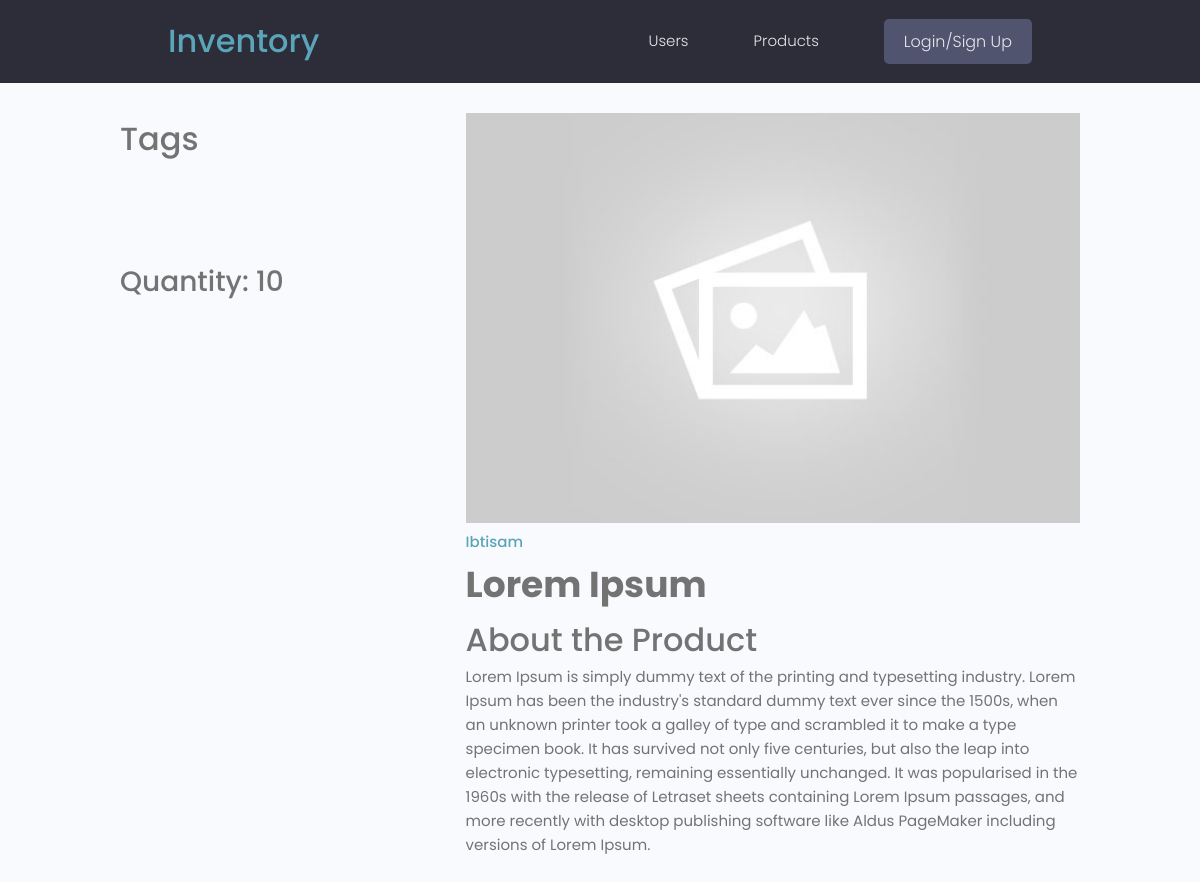
The page /products/product/a79cdf9f-d438-4318-894a-5292b5f9cbe8/ on the database its author committed.
### products/models.py (models this page shows, shortened)
class Product(models.Model):
    owner = models.ForeignKey(
        Profile, null=True, blank=True, on_delete=models.CASCADE)
    title = models.CharField(max_length=200)
    description = models.TextField(null=True, blank=True)
    featured_image = models.ImageField(
        null=True, blank=True, default="default.jpg")
    demo_link = models.CharField(max_length=2000, null=True, blank=True)
    source_link = models.CharField(max_length=2000, null=True, blank=True)
    tags = models.ManyToManyField('Tag', blank=True)
    vote_total = models.IntegerField(default=0, null=True, blank=True)
    vote_ratio = models.IntegerField(default=0, null=True, blank=True)
    quantity = models.IntegerField()
    created = models.DateTimeField(auto_now_add=True)
    id = models.UUIDField(default=uuid.uuid4, unique=True,
                          primary_key=True, editable=False)
    class Meta:
        ordering = ['-vote_ratio', '-vote_total', 'title']
    @property
    def imageURL(self):
        try:
            url = self.featured_image.url
        except:
            url = ''
        return url

### users/models.py (models this page shows, shortened)
class Profile(models.Model):
    user = models.OneToOneField(
        User, on_delete=models.CASCADE, null=True, blank=True)
    name = models.CharField(max_length=200, blank=True, null=True)
    email = models.EmailField(max_length=500, blank=True, null=True)
    username = models.CharField(max_length=200, blank=True, null=True)
    location = models.CharField(max_length=200, blank=True, null=True)
    short_intro = models.CharField(max_length=200, blank=True, null=True)
    bio = models.TextField(blank=True, null=True)
    profile_image = models.ImageField(
        null=True, blank=True, upload_to='profiles/', default="profiles/user-default.png")
    social_github = models.CharField(max_length=200, blank=True, null=True)
    social_twitter = models.CharField(max_length=200, blank=True, null=True)
    social_linkedin = models.CharField(max_length=200, blank=True, null=True)
    social_youtube = models.CharField(max_length=200, blank=True, null=True)
    social_website = models.CharField(max_length=200, blank=True, null=True)
    created = models.DateTimeField(auto_now_add=True)
    id = models.UUIDField(default=uuid.uuid4, unique=True,
                          primary_key=True, editable=False)
    class Meta:
        ordering = ['created']

### products/views.py (the view, shortened to what this page needs)
# urls.py: path('product/<str:pk>/', views.product, name="product"),
def product(request, pk):
    productObj = Product.objects.get(id=pk)
    form = ReviewForm()
    return render(request, 'products/single-product.html', {'product': productObj, 'form': form})

### products/templates/products/single-product.html (shortened to what this page needs)
{% extends 'main.html' %}
{% block content %}
<main class="singleProduct my-md">
    <div class="container">
        <div class="layout">
            <div class="column column--1of3">
                <h3 class="singleProduct__subtitle">Tags</h3>
                <div class="singleProduct__toolStack">
                    <br><br><br><br>
                    <h4 class="singleProduct__subtitle">Quantity: {{product.quantity}}</h4>
                </div>
            </div>
            <div class="column column--2of3">
                <img class="singleProduct__preview" src="{{ product.imageURL }}" alt="portfolio thumbnail" />
                <a href="{% url 'user-profile' product.owner.id  %}"
                    class="singleProduct__developer">{{product.owner.name}}</a>
                <h2 class="singleProduct__title">{{product.title}}</h2>
                <h3 class="singleProduct__subtitle">About the Product</h3>
                <div class="singleProduct__info">
                    {{product.description}}
                </div>
            </div>
        </div>
    </div>
</main>
{% endblock %}

### static/styles/app.css (style rules this page uses)
:root { --color-sub: #2d2d39; }
img { width: 100%; }

### static/uikit/styles/modules/_variables.css (style rules this page uses)
:root { --color-main: #5aa5b9; --color-main-light: #e6faff; --color-sub: #3f4156; --color-sub-light: #51546e; --color-sub-lighter: #ededfd; --color-text: #737373; --color-gray: #8b8b8b; --color-light: #e5e7eb; --color-light-gray: #767676; --color-bg: #f8fafd; --color-white: #fffefd; --color-white-light: #f3f3f3; --color-success: #359e64; --color-success-bg: #def8e8; --color-error: #fc4b0b; --color-error-bg: #fff2ee; --font-base: 'Poppins', arial, helvetica, 'Segoe UI', roboto, ubuntu, sans-serif; --font-monospace: 'Fira Code', 'Courier New', courier, monospace; --font-regular: 300; --font-medium: 500; --font-bold: 700; --generic-shadow: 1px 1px 5px #00000010; --generic-transition: all 0.3s ease-in-out; }

### static/uikit/styles/modules/_base.css (style rules this page uses)
* { margin: 0; padding: 0; box-sizing: border-box; text-rendering: optimizeLegibility; color: inherit; font-size: inherit; }
html { font-size: 50%; }
@media only screen and (min-width: 480px) { html { font-size: 56.25%; } }
@media only screen and (min-width: 1200px) { html { font-size: 62.5%; } }
body { line-height: 1.6; font-weight: 400; font-size: 1.5rem; color: var(--color-text); background-color: var(--color-bg); min-height: 100vh; }

### static/uikit/styles/modules/_typography.css (style rules this page uses)
* { font-family: var(--font-base); }
h2 { font-size: 3.6rem; font-weight: var(--font-bold); }
h3 { font-size: 3.2rem; font-weight: var(--font-medium); }
h4 { font-size: 2.8rem; font-weight: var(--font-medium); }
a { padding-bottom: 2px; text-decoration: none; display: inline-block; color: var(--color-main); font-weight: var(--font-medium); }

### static/uikit/styles/modules/_utilities.css (style rules this page uses)
.container { width: 92%; max-width: 165rem; margin: 0 auto; box-sizing: border-box; }
@media screen and (min-width: 1000px) { .container { width: 90%; } }
@media screen and (min-width: 1200px) { .container { width: 80%; } }
.my-md { margin: 3rem auto; }

### static/uikit/styles/modules/_layout.css (style rules this page uses)
.layout { display: flex; flex-flow: row wrap; justify-content: space-between; }
.layout > .column { margin-bottom: 3rem; }
.layout > .column.column--1of3 { flex-basis: 30%; }
.layout > .column.column--2of3 { flex-basis: 64%; }

### rows shown on the page
Product: quantity "10", imageURL (placeholder picture), owner.name "Ibtisam", title "Lorem Ipsum", description "Lorem Ipsum is simply dummy text of the printing and typesetting industry. Lorem Ipsum has been the industry's standard dummy text ever since the 1500s, when an unknown printer took a galley of type and scrambled it to make a type specimen book. It has survived not only five centuries, but also the leap into electronic typesetting, remaining essentially unchanged. It was popularised in the 1960s with the release of Letraset sheets containing Lorem Ipsum passages, and more recently with desktop publishing software like Aldus PageMaker including versions of Lorem Ipsum."
